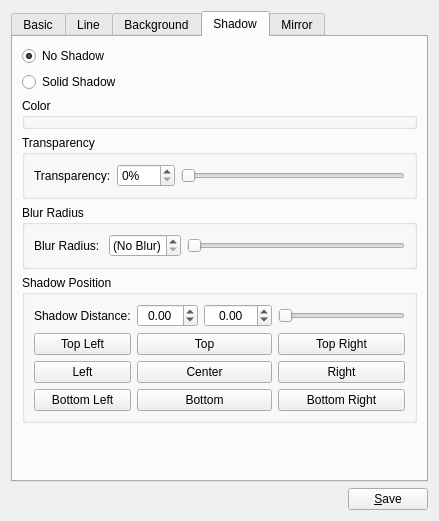
<?xml version="1.0" encoding="UTF-8"?>
<ui version="4.0">
 <class>GenericItemConfig</class>
 <widget class="QWidget" name="GenericItemConfig">
  <property name="geometry">
   <rect>
    <x>0</x>
    <y>0</y>
    <width>439</width>
    <height>521</height>
   </rect>
  </property>
  <property name="windowTitle">
   <string>Item Properties</string>
  </property>
  <layout class="QVBoxLayout" name="verticalLayout_2">
   <item>
    <widget class="QTabWidget" name="tabWidget">
     <property name="tabPosition">
      <enum>QTabWidget::North</enum>
     </property>
     <property name="tabShape">
      <enum>QTabWidget::Rounded</enum>
     </property>
     <property name="currentIndex">
      <number>3</number>
     </property>
     <property name="usesScrollButtons">
      <bool>false</bool>
     </property>
     <widget class="QWidget" name="generalTab">
      <attribute name="title">
       <string>Basic</string>
      </attribute>
      <layout class="QVBoxLayout" name="verticalLayout_3">
       <item>
        <widget class="QGroupBox" name="groupBox_2">
         <property name="title">
          <string>Stacking</string>
         </property>
         <layout class="QVBoxLayout" name="verticalLayout_8">
          <item>
           <layout class="QGridLayout" name="gridLayout">
            <item row="0" column="0">
             <widget class="QToolButton" name="front">
              <property name="text">
               <string>To Front</string>
              </property>
              <property name="icon">
               <iconset resource="../dviz.qrc">
                <normaloff>:/data/action-order-front.png</normaloff>:/data/action-order-front.png</iconset>
              </property>
              <property name="toolButtonStyle">
               <enum>Qt::ToolButtonTextBesideIcon</enum>
              </property>
             </widget>
            </item>
            <item row="0" column="1">
             <widget class="QToolButton" name="raise">
              <property name="text">
               <string>Raise</string>
              </property>
              <property name="icon">
               <iconset resource="../dviz.qrc">
                <normaloff>:/data/action-order-raise.png</normaloff>:/data/action-order-raise.png</iconset>
              </property>
              <property name="toolButtonStyle">
               <enum>Qt::ToolButtonTextBesideIcon</enum>
              </property>
             </widget>
            </item>
            <item row="0" column="2">
             <widget class="QToolButton" name="lower">
              <property name="text">
               <string>Lower</string>
              </property>
              <property name="icon">
               <iconset resource="../dviz.qrc">
                <normaloff>:/data/action-order-lower.png</normaloff>:/data/action-order-lower.png</iconset>
              </property>
              <property name="toolButtonStyle">
               <enum>Qt::ToolButtonTextBesideIcon</enum>
              </property>
             </widget>
            </item>
            <item row="0" column="3">
             <widget class="QToolButton" name="back">
              <property name="text">
               <string>To Back</string>
              </property>
              <property name="icon">
               <iconset resource="../dviz.qrc">
                <normaloff>:/data/action-order-back.png</normaloff>:/data/action-order-back.png</iconset>
              </property>
              <property name="toolButtonStyle">
               <enum>Qt::ToolButtonTextBesideIcon</enum>
              </property>
             </widget>
            </item>
            <item row="0" column="4">
             <spacer name="horizontalSpacer_7">
              <property name="orientation">
               <enum>Qt::Horizontal</enum>
              </property>
              <property name="sizeHint" stdset="0">
               <size>
                <width>37</width>
                <height>17</height>
               </size>
              </property>
             </spacer>
            </item>
           </layout>
          </item>
         </layout>
        </widget>
       </item>
       <item>
        <widget class="QGroupBox" name="groupBox">
         <property name="title">
          <string>Location</string>
         </property>
         <layout class="QVBoxLayout" name="verticalLayout_7">
          <item>
           <layout class="QGridLayout" name="gridLayout_3">
            <item row="0" column="1">
             <widget class="QLabel" name="label_5">
              <property name="text">
               <string>x</string>
              </property>
              <property name="alignment">
               <set>Qt::AlignCenter</set>
              </property>
             </widget>
            </item>
            <item row="0" column="2">
             <widget class="QDoubleSpinBox" name="locationY">
              <property name="maximum">
               <double>10000.000000000000000</double>
              </property>
             </widget>
            </item>
            <item row="0" column="0">
             <widget class="QDoubleSpinBox" name="locationX">
              <property name="maximum">
               <double>10000.000000000000000</double>
              </property>
             </widget>
            </item>
            <item row="0" column="4">
             <spacer name="horizontalSpacer_8">
              <property name="orientation">
               <enum>Qt::Horizontal</enum>
              </property>
              <property name="sizeHint" stdset="0">
               <size>
                <width>40</width>
                <height>20</height>
               </size>
              </property>
             </spacer>
            </item>
            <item row="0" column="3">
             <widget class="QToolButton" name="locationReset">
              <property name="text">
               <string>Reset</string>
              </property>
              <property name="icon">
               <iconset resource="../dviz.qrc">
                <normaloff>:/data/action-delete.png</normaloff>:/data/action-delete.png</iconset>
              </property>
              <property name="toolButtonStyle">
               <enum>Qt::ToolButtonTextBesideIcon</enum>
              </property>
             </widget>
            </item>
           </layout>
          </item>
         </layout>
        </widget>
       </item>
       <item>
        <widget class="QGroupBox" name="groupBox_4">
         <property name="title">
          <string>Size</string>
         </property>
         <layout class="QVBoxLayout" name="verticalLayout_6">
          <item>
           <layout class="QGridLayout" name="sizeGridLayout">
            <item row="0" column="1">
             <widget class="QLabel" name="label_9">
              <property name="text">
               <string>x</string>
              </property>
              <property name="alignment">
               <set>Qt::AlignCenter</set>
              </property>
             </widget>
            </item>
            <item row="0" column="2">
             <widget class="QDoubleSpinBox" name="contentHeight">
              <property name="maximum">
               <double>10000.000000000000000</double>
              </property>
             </widget>
            </item>
            <item row="0" column="0">
             <widget class="QDoubleSpinBox" name="contentWidth">
              <property name="maximum">
               <double>10000.000000000000000</double>
              </property>
             </widget>
            </item>
            <item row="0" column="4">
             <spacer name="horizontalSpacer_12">
              <property name="orientation">
               <enum>Qt::Horizontal</enum>
              </property>
              <property name="sizeHint" stdset="0">
               <size>
                <width>40</width>
                <height>20</height>
               </size>
              </property>
             </spacer>
            </item>
            <item row="0" column="3">
             <widget class="QToolButton" name="sizeReset">
              <property name="text">
               <string>Reset</string>
              </property>
              <property name="icon">
               <iconset resource="../dviz.qrc">
                <normaloff>:/data/action-delete.png</normaloff>:/data/action-delete.png</iconset>
              </property>
              <property name="toolButtonStyle">
               <enum>Qt::ToolButtonTextBesideIcon</enum>
              </property>
             </widget>
            </item>
           </layout>
          </item>
         </layout>
        </widget>
       </item>
       <item>
        <widget class="QGroupBox" name="groupBox_5">
         <property name="title">
          <string>Transparency</string>
         </property>
         <layout class="QVBoxLayout" name="verticalLayout_5">
          <item>
           <layout class="QGridLayout" name="gridLayout_7">
            <item row="0" column="2">
             <widget class="QToolButton" name="opacityReset">
              <property name="text">
               <string>Reset</string>
              </property>
              <property name="icon">
               <iconset resource="../dviz.qrc">
                <normaloff>:/data/action-delete.png</normaloff>:/data/action-delete.png</iconset>
              </property>
              <property name="toolButtonStyle">
               <enum>Qt::ToolButtonTextBesideIcon</enum>
              </property>
             </widget>
            </item>
            <item row="0" column="3">
             <spacer name="horizontalSpacer_14">
              <property name="orientation">
               <enum>Qt::Horizontal</enum>
              </property>
              <property name="sizeHint" stdset="0">
               <size>
                <width>40</width>
                <height>20</height>
               </size>
              </property>
             </spacer>
            </item>
            <item row="0" column="1">
             <widget class="QSpinBox" name="opacityBox">
              <property name="maximum">
               <number>100</number>
              </property>
             </widget>
            </item>
            <item row="0" column="0">
             <widget class="QSlider" name="opacitySlider">
              <property name="maximum">
               <number>100</number>
              </property>
              <property name="orientation">
               <enum>Qt::Horizontal</enum>
              </property>
             </widget>
            </item>
           </layout>
          </item>
         </layout>
        </widget>
       </item>
       <item>
        <widget class="QGroupBox" name="groupBox_3">
         <property name="title">
          <string>Operations</string>
         </property>
         <layout class="QVBoxLayout" name="verticalLayout_4">
          <item>
           <layout class="QGridLayout" name="gridLayout_2">
            <item row="0" column="0">
             <widget class="QToolButton" name="save">
              <property name="text">
               <string>Save As Image ...</string>
              </property>
              <property name="icon">
               <iconset resource="../dviz.qrc">
                <normaloff>:/data/action-save.png</normaloff>:/data/action-save.png</iconset>
              </property>
              <property name="toolButtonStyle">
               <enum>Qt::ToolButtonTextBesideIcon</enum>
              </property>
             </widget>
            </item>
            <item row="0" column="1">
             <widget class="QToolButton" name="del">
              <property name="text">
               <string>Remove</string>
              </property>
              <property name="icon">
               <iconset resource="../dviz.qrc">
                <normaloff>:/data/action-delete.png</normaloff>:/data/action-delete.png</iconset>
              </property>
              <property name="toolButtonStyle">
               <enum>Qt::ToolButtonTextBesideIcon</enum>
              </property>
             </widget>
            </item>
            <item row="0" column="2">
             <spacer name="horizontalSpacer_6">
              <property name="orientation">
               <enum>Qt::Horizontal</enum>
              </property>
              <property name="sizeHint" stdset="0">
               <size>
                <width>40</width>
                <height>20</height>
               </size>
              </property>
             </spacer>
            </item>
           </layout>
          </item>
         </layout>
        </widget>
       </item>
       <item>
        <spacer name="verticalSpacer_2">
         <property name="orientation">
          <enum>Qt::Vertical</enum>
         </property>
         <property name="sizeHint" stdset="0">
          <size>
           <width>20</width>
           <height>40</height>
          </size>
         </property>
        </spacer>
       </item>
      </layout>
     </widget>
     <widget class="QWidget" name="outlineTab">
      <attribute name="title">
       <string>Line</string>
      </attribute>
      <layout class="QVBoxLayout" name="verticalLayout_9">
       <item>
        <widget class="QRadioButton" name="outlineNone">
         <property name="text">
          <string>No Outline</string>
         </property>
        </widget>
       </item>
       <item>
        <widget class="QRadioButton" name="outlineSolid">
         <property name="text">
          <string>Solid Color</string>
         </property>
         <property name="checked">
          <bool>true</bool>
         </property>
        </widget>
       </item>
       <item>
        <layout class="QFormLayout" name="formLayout">
         <property name="fieldGrowthPolicy">
          <enum>QFormLayout::ExpandingFieldsGrow</enum>
         </property>
         <property name="labelAlignment">
          <set>Qt::AlignLeading|Qt::AlignLeft|Qt::AlignVCenter</set>
         </property>
         <item row="0" column="0">
          <widget class="QLabel" name="label">
           <property name="text">
            <string>Line Color</string>
           </property>
          </widget>
         </item>
         <item row="0" column="1">
          <widget class="QWidget" name="outlineColorPlaceholder" native="true"/>
         </item>
         <item row="1" column="0">
          <widget class="QLabel" name="label_2">
           <property name="text">
            <string>Line Width</string>
           </property>
          </widget>
         </item>
         <item row="1" column="1">
          <widget class="QDoubleSpinBox" name="outlineBox"/>
         </item>
        </layout>
       </item>
      </layout>
     </widget>
     <widget class="QWidget" name="backgroundTab">
      <attribute name="title">
       <string>Background</string>
      </attribute>
      <layout class="QVBoxLayout" name="verticalLayout_10">
       <item>
        <widget class="QWidget" name="bgOptNoBg" native="true">
         <layout class="QVBoxLayout" name="verticalLayout_13">
          <property name="margin">
           <number>0</number>
          </property>
         </layout>
        </widget>
       </item>
       <item>
        <widget class="QRadioButton" name="bgNone">
         <property name="text">
          <string>No Background</string>
         </property>
        </widget>
       </item>
       <item>
        <widget class="QRadioButton" name="bgColor">
         <property name="text">
          <string>Solid Color</string>
         </property>
         <property name="checked">
          <bool>true</bool>
         </property>
        </widget>
       </item>
       <item>
        <widget class="QWidget" name="bgOptColor" native="true">
         <layout class="QVBoxLayout" name="verticalLayout_14">
          <property name="margin">
           <number>0</number>
          </property>
          <item>
           <layout class="QHBoxLayout" name="bgColorPickerLayout"/>
          </item>
         </layout>
        </widget>
       </item>
       <item>
        <widget class="QRadioButton" name="bgGradient">
         <property name="text">
          <string>Gradient Fill</string>
         </property>
        </widget>
       </item>
       <item>
        <widget class="QWidget" name="bgOptGradient" native="true">
         <layout class="QVBoxLayout" name="verticalLayout_15">
          <property name="margin">
           <number>0</number>
          </property>
          <item>
           <widget class="QComboBox" name="gradientSelector"/>
          </item>
         </layout>
        </widget>
       </item>
       <item>
        <widget class="QRadioButton" name="bgImage">
         <property name="text">
          <string>Picture from File</string>
         </property>
        </widget>
       </item>
       <item>
        <widget class="QWidget" name="bgOptImage" native="true">
         <layout class="QVBoxLayout" name="verticalLayout_16">
          <property name="margin">
           <number>0</number>
          </property>
          <item>
           <layout class="QGridLayout" name="gridLayout_8">
            <item row="1" column="0">
             <widget class="QLineEdit" name="imageFilenameBox"/>
            </item>
            <item row="2" column="0" rowspan="2" colspan="2">
             <widget class="QWidget" name="imagePreviewWidget" native="true"/>
            </item>
            <item row="1" column="1">
             <widget class="QPushButton" name="imageBrowseButton">
              <property name="text">
               <string>Browse...</string>
              </property>
             </widget>
            </item>
           </layout>
          </item>
         </layout>
        </widget>
       </item>
       <item>
        <widget class="QRadioButton" name="bgVideo">
         <property name="text">
          <string>Video from File</string>
         </property>
        </widget>
       </item>
       <item>
        <widget class="QWidget" name="bgOptVideo" native="true">
         <layout class="QVBoxLayout" name="verticalLayout_17">
          <property name="margin">
           <number>0</number>
          </property>
          <item>
           <layout class="QGridLayout" name="gridLayout_9">
            <item row="1" column="1">
             <widget class="QPushButton" name="videoBrowseButton">
              <property name="text">
               <string>Browse...</string>
              </property>
             </widget>
            </item>
            <item row="2" column="0" rowspan="2">
             <widget class="QWidget" name="videoPreviewWidget" native="true"/>
            </item>
            <item row="2" column="1" rowspan="2">
             <layout class="QVBoxLayout" name="verticalLayout">
              <item>
               <widget class="QPushButton" name="videoPlayButton">
                <property name="text">
                 <string>Play</string>
                </property>
               </widget>
              </item>
              <item>
               <spacer name="verticalSpacer">
                <property name="orientation">
                 <enum>Qt::Vertical</enum>
                </property>
                <property name="sizeHint" stdset="0">
                 <size>
                  <width>20</width>
                  <height>40</height>
                 </size>
                </property>
               </spacer>
              </item>
             </layout>
            </item>
            <item row="1" column="0">
             <widget class="QLineEdit" name="videoFilenameBox"/>
            </item>
           </layout>
          </item>
         </layout>
        </widget>
       </item>
       <item>
        <spacer name="verticalSpacer_3">
         <property name="orientation">
          <enum>Qt::Vertical</enum>
         </property>
         <property name="sizeHint" stdset="0">
          <size>
           <width>20</width>
           <height>40</height>
          </size>
         </property>
        </spacer>
       </item>
      </layout>
     </widget>
     <widget class="QWidget" name="shadowTab">
      <attribute name="title">
       <string>Shadow</string>
      </attribute>
      <layout class="QVBoxLayout" name="verticalLayout_11">
       <item>
        <widget class="QRadioButton" name="shadowNone">
         <property name="text">
          <string>No Shadow</string>
         </property>
         <property name="checked">
          <bool>true</bool>
         </property>
        </widget>
       </item>
       <item>
        <widget class="QRadioButton" name="shadowSolid">
         <property name="text">
          <string>Solid Shadow</string>
         </property>
        </widget>
       </item>
       <item>
        <widget class="QGroupBox" name="shadowColorGb">
         <property name="title">
          <string>Color</string>
         </property>
        </widget>
       </item>
       <item>
        <widget class="QGroupBox" name="groupBox_7">
         <property name="title">
          <string>Transparency</string>
         </property>
         <layout class="QHBoxLayout" name="horizontalLayout_3">
          <item>
           <widget class="QLabel" name="label_6">
            <property name="text">
             <string>Transparency:</string>
            </property>
           </widget>
          </item>
          <item>
           <widget class="QSpinBox" name="alphaBox">
            <property name="suffix">
             <string>%</string>
            </property>
            <property name="maximum">
             <number>100</number>
            </property>
           </widget>
          </item>
          <item>
           <widget class="QSlider" name="transparencySlider">
            <property name="maximum">
             <number>100</number>
            </property>
            <property name="orientation">
             <enum>Qt::Horizontal</enum>
            </property>
           </widget>
          </item>
         </layout>
        </widget>
       </item>
       <item>
        <widget class="QGroupBox" name="blurGroup">
         <property name="title">
          <string>Blur Radius</string>
         </property>
         <layout class="QHBoxLayout" name="horizontalLayout_2">
          <item>
           <widget class="QLabel" name="label_3">
            <property name="text">
             <string>Blur Radius: </string>
            </property>
           </widget>
          </item>
          <item>
           <widget class="QSpinBox" name="blurBox">
            <property name="specialValueText">
             <string>(No Blur)</string>
            </property>
            <property name="maximum">
             <number>16</number>
            </property>
           </widget>
          </item>
          <item>
           <widget class="QSlider" name="blurSlider">
            <property name="maximum">
             <number>16</number>
            </property>
            <property name="pageStep">
             <number>4</number>
            </property>
            <property name="orientation">
             <enum>Qt::Horizontal</enum>
            </property>
           </widget>
          </item>
         </layout>
        </widget>
       </item>
       <item>
        <widget class="QGroupBox" name="groupBox_6">
         <property name="title">
          <string>Shadow Position</string>
         </property>
         <layout class="QVBoxLayout" name="verticalLayout_18">
          <item>
           <layout class="QGridLayout" name="gridLayout_4">
            <item row="1" column="0">
             <widget class="QPushButton" name="shadowOffsetPresetTL">
              <property name="text">
               <string>Top Left</string>
              </property>
             </widget>
            </item>
            <item row="1" column="1">
             <widget class="QPushButton" name="shadowOffsetPresetT">
              <property name="text">
               <string>Top</string>
              </property>
             </widget>
            </item>
            <item row="1" column="2">
             <widget class="QPushButton" name="shadowOffsetPresetTR">
              <property name="text">
               <string>Top Right</string>
              </property>
             </widget>
            </item>
            <item row="2" column="0">
             <widget class="QPushButton" name="shadowOffsetPresetL">
              <property name="text">
               <string>Left</string>
              </property>
             </widget>
            </item>
            <item row="2" column="2">
             <widget class="QPushButton" name="shadowOffsetPresetR">
              <property name="text">
               <string>Right</string>
              </property>
             </widget>
            </item>
            <item row="3" column="0">
             <widget class="QPushButton" name="shadowOffsetPresetBL">
              <property name="text">
               <string>Bottom Left</string>
              </property>
             </widget>
            </item>
            <item row="3" column="1">
             <widget class="QPushButton" name="shadowOffsetPresetB">
              <property name="text">
               <string>Bottom</string>
              </property>
             </widget>
            </item>
            <item row="3" column="2">
             <widget class="QPushButton" name="shadowOffsetPresetBR">
              <property name="text">
               <string>Bottom Right</string>
              </property>
             </widget>
            </item>
            <item row="0" column="1">
             <widget class="QWidget" name="widget" native="true">
              <layout class="QHBoxLayout" name="horizontalLayout">
               <property name="margin">
                <number>0</number>
               </property>
               <item>
                <widget class="QDoubleSpinBox" name="shadowXOffsetBox">
                 <property name="toolTip">
                  <string>Horizontal position of the shadow, relative to the item</string>
                 </property>
                 <property name="alignment">
                  <set>Qt::AlignCenter</set>
                 </property>
                 <property name="minimum">
                  <double>-99.989999999999995</double>
                 </property>
                 <property name="singleStep">
                  <double>0.500000000000000</double>
                 </property>
                </widget>
               </item>
               <item>
                <widget class="QDoubleSpinBox" name="shadowYOffsetBox">
                 <property name="toolTip">
                  <string>Vertical position of the shadow, relative to the item</string>
                 </property>
                 <property name="frame">
                  <bool>true</bool>
                 </property>
                 <property name="alignment">
                  <set>Qt::AlignCenter</set>
                 </property>
                 <property name="buttonSymbols">
                  <enum>QAbstractSpinBox::UpDownArrows</enum>
                 </property>
                 <property name="minimum">
                  <double>-100.000000000000000</double>
                 </property>
                 <property name="maximum">
                  <double>100.000000000000000</double>
                 </property>
                 <property name="singleStep">
                  <double>0.500000000000000</double>
                 </property>
                </widget>
               </item>
              </layout>
             </widget>
            </item>
            <item row="2" column="1">
             <widget class="QPushButton" name="shadowOffsetPreset0">
              <property name="text">
               <string>Center</string>
              </property>
             </widget>
            </item>
            <item row="0" column="0">
             <widget class="QLabel" name="label_4">
              <property name="text">
               <string>Shadow Distance:</string>
              </property>
             </widget>
            </item>
            <item row="0" column="2">
             <widget class="QSlider" name="distanceSlider">
              <property name="minimum">
               <number>0</number>
              </property>
              <property name="maximum">
               <number>100</number>
              </property>
              <property name="orientation">
               <enum>Qt::Horizontal</enum>
              </property>
             </widget>
            </item>
           </layout>
          </item>
         </layout>
        </widget>
       </item>
       <item>
        <spacer name="verticalSpacer_4">
         <property name="orientation">
          <enum>Qt::Vertical</enum>
         </property>
         <property name="sizeHint" stdset="0">
          <size>
           <width>20</width>
           <height>40</height>
          </size>
         </property>
        </spacer>
       </item>
      </layout>
     </widget>
     <widget class="QWidget" name="reflectionTab">
      <attribute name="title">
       <string>Mirror</string>
      </attribute>
      <layout class="QVBoxLayout" name="verticalLayout_12">
       <item>
        <widget class="QRadioButton" name="reflectionNone">
         <property name="text">
          <string>No Reflection</string>
         </property>
         <property name="checked">
          <bool>true</bool>
         </property>
        </widget>
       </item>
       <item>
        <widget class="QRadioButton" name="reflectionEnabled">
         <property name="text">
          <string>Fancy Reflection</string>
         </property>
        </widget>
       </item>
       <item>
        <layout class="QFormLayout" name="formLayout_3">
         <property name="fieldGrowthPolicy">
          <enum>QFormLayout::ExpandingFieldsGrow</enum>
         </property>
         <item row="0" column="0">
          <widget class="QLabel" name="label_11">
           <property name="text">
            <string>Mirror Offset</string>
           </property>
          </widget>
         </item>
         <item row="0" column="1">
          <widget class="QDoubleSpinBox" name="mirrorOffset">
           <property name="minimum">
            <double>-99.989999999999995</double>
           </property>
           <property name="singleStep">
            <double>0.500000000000000</double>
           </property>
          </widget>
         </item>
        </layout>
       </item>
      </layout>
     </widget>
    </widget>
   </item>
   <item>
    <layout class="QHBoxLayout" name="btnBarLayout">
     <item>
      <spacer name="horizontalSpacer_2">
       <property name="orientation">
        <enum>Qt::Horizontal</enum>
       </property>
       <property name="sizeHint" stdset="0">
        <size>
         <width>40</width>
         <height>20</height>
        </size>
       </property>
      </spacer>
     </item>
     <item>
      <widget class="QPushButton" name="btnSave">
       <property name="text">
        <string>&amp;Save</string>
       </property>
      </widget>
     </item>
    </layout>
   </item>
  </layout>
 </widget>
 <resources>
  <include location="../dviz.qrc"/>
 </resources>
 <connections>
  <connection>
   <sender>opacitySlider</sender>
   <signal>valueChanged(int)</signal>
   <receiver>opacityBox</receiver>
   <slot>setValue(int)</slot>
   <hints>
    <hint type="sourcelabel">
     <x>131</x>
     <y>317</y>
    </hint>
    <hint type="destinationlabel">
     <x>207</x>
     <y>320</y>
    </hint>
   </hints>
  </connection>
  <connection>
   <sender>opacityBox</sender>
   <signal>valueChanged(int)</signal>
   <receiver>opacitySlider</receiver>
   <slot>setValue(int)</slot>
   <hints>
    <hint type="sourcelabel">
     <x>207</x>
     <y>320</y>
    </hint>
    <hint type="destinationlabel">
     <x>131</x>
     <y>317</y>
    </hint>
   </hints>
  </connection>
  <connection>
   <sender>blurSlider</sender>
   <signal>valueChanged(int)</signal>
   <receiver>blurBox</receiver>
   <slot>setValue(int)</slot>
   <hints>
    <hint type="sourcelabel">
     <x>214</x>
     <y>228</y>
    </hint>
    <hint type="destinationlabel">
     <x>155</x>
     <y>224</y>
    </hint>
   </hints>
  </connection>
  <connection>
   <sender>blurBox</sender>
   <signal>valueChanged(int)</signal>
   <receiver>blurSlider</receiver>
   <slot>setValue(int)</slot>
   <hints>
    <hint type="sourcelabel">
     <x>165</x>
     <y>233</y>
    </hint>
    <hint type="destinationlabel">
     <x>245</x>
     <y>229</y>
    </hint>
   </hints>
  </connection>
  <connection>
   <sender>alphaBox</sender>
   <signal>valueChanged(int)</signal>
   <receiver>transparencySlider</receiver>
   <slot>setValue(int)</slot>
   <hints>
    <hint type="sourcelabel">
     <x>152</x>
     <y>158</y>
    </hint>
    <hint type="destinationlabel">
     <x>212</x>
     <y>164</y>
    </hint>
   </hints>
  </connection>
  <connection>
   <sender>transparencySlider</sender>
   <signal>valueChanged(int)</signal>
   <receiver>alphaBox</receiver>
   <slot>setValue(int)</slot>
   <hints>
    <hint type="sourcelabel">
     <x>316</x>
     <y>160</y>
    </hint>
    <hint type="destinationlabel">
     <x>142</x>
     <y>165</y>
    </hint>
   </hints>
  </connection>
 </connections>
 <slots>
  <slot>resetLocationFields()</slot>
  <slot>resetSizeFields()</slot>
  <slot>slotToFront()</slot>
  <slot>slotToBack()</slot>
  <slot>slotRaise()</slot>
  <slot>slotLower()</slot>
 </slots>
</ui>
